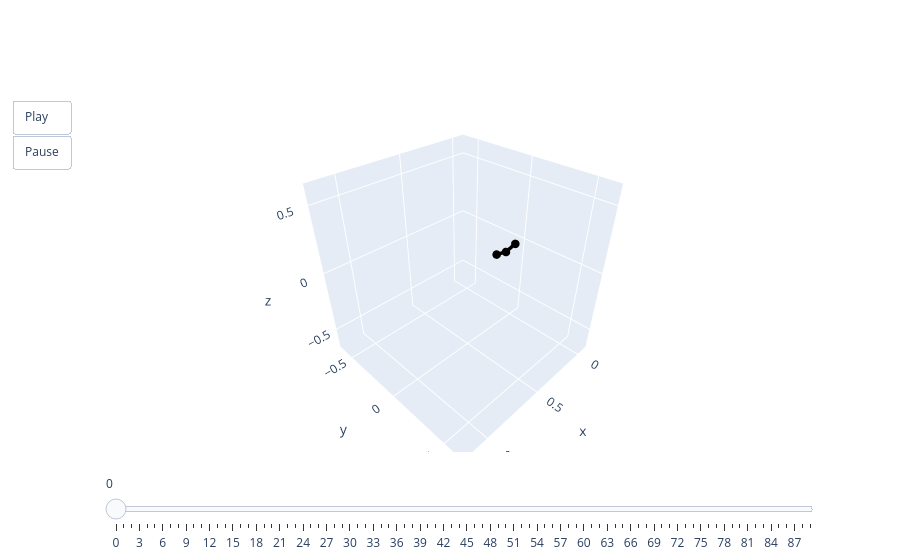

The cell this chart's notebook holds for it:
### Code cell
animate(pred[0])

### Figure 1 — Plotly figure (JSON) as saved in the notebook; plotly's stock layout.template omitted (floating-point values rounded to 4 significant figures)
{"data": [{"line": {"color": "black", "width": 7}, "marker": {"size": 5}, "mode": "lines+markers", "type": "scatter3d", "x": [0, 0.105, 0.21], "y": [0, 0, 0], "z": [0, -0.02475, 0]}], "layout": {"scene": {"aspectmode": "cube", "xaxis": {"autorange": false, "range": [-0.11, 1.21]}, "yaxis": {"autorange": false, "range": [-0.66, 0.66]}, "zaxis": {"autorange": false, "range": [-0.679, 0.641]}}, "sliders": [{"steps": [{"args": [["0"], {"frame": {"duration": 0, "redraw": true}, "mode": "immediate"}], "label": "0", "method": "animate"}, {"args": [["1"], {"frame": {"duration": 0, "redraw": true}, "mode": "immediate"}], "label": "1", "method": "animate"}, {"args": [["2"], {"frame": {"duration": 0, "redraw": true}, "mode": "immediate"}], "label": "2", "method": "animate"}, {"args": [["3"], {"frame": {"duration": 0, "redraw": true}, "mode": "immediate"}], "label": "3", "method": "animate"}, {"args": [["4"], {"frame": {"duration": 0, "redraw": true}, "mode": "immediate"}], "label": "4", "method": "animate"}, {"args": [["5"], {"frame": {"duration": 0, "redraw": true}, "mode": "immediate"}], "label": "5", "method": "animate"}, {"args": [["6"], {"frame": {"duration": 0, "redraw": true}, "mode": "immediate"}], "label": "6", "method": "animate"}, {"args": [["7"], {"frame": {"duration": 0, "redraw": true}, "mode": "immediate"}], "label": "7", "method": "animate"}, {"args": [["8"], {"frame": {"duration": 0, "redraw": true}, "mode": "immediate"}], "label": "8", "method": "animate"}, {"args": [["9"], {"frame": {"duration": 0, "redraw": true}, "mode": "immediate"}], "label": "9", "method": "animate"}, {"args": [["10"], {"frame": {"duration": 0, "redraw": true}, "mode": "immediate"}], "label": "10", "method": "animate"}, {"args": [["11"], {"frame": {"duration": 0, "redraw": true}, "mode": "immediate"}], "label": "11", "method": "animate"}, {"args": [["12"], {"frame": {"duration": 0, "redraw": true}, "mode": "immediate"}], "label": "12", "method": "animate"}, {"args": [["13"], {"frame": {"duration": 0, "redraw": true}, "mode": "immediate"}], "label": "13", "method": "animate"}, {"args": [["14"], {"frame": {"duration": 0, "redraw": true}, "mode": "immediate"}], "label": "14", "method": "animate"}, {"args": [["15"], {"frame": {"duration": 0, "redraw": true}, "mode": "immediate"}], "label": "15", "method": "animate"}, {"args": [["16"], {"frame": {"duration": 0, "redraw": true}, "mode": "immediate"}], "label": "16", "method": "animate"}, {"args": [["17"], {"frame": {"duration": 0, "redraw": true}, "mode": "immediate"}], "label": "17", "method": "animate"}, {"args": [["18"], {"frame": {"duration": 0, "redraw": true}, "mode": "immediate"}], "label": "18", "method": "animate"}, {"args": [["19"], {"frame": {"duration": 0, "redraw": true}, "mode": "immediate"}], "label": "19", "method": "animate"}, {"args": [["20"], {"frame": {"duration": 0, "redraw": true}, "mode": "immediate"}], "label": "20", "method": "animate"}, {"args": [["21"], {"frame": {"duration": 0, "redraw": true}, "mode": "immediate"}], "label": "21", "method": "animate"}, {"args": [["22"], {"frame": {"duration": 0, "redraw": true}, "mode": "immediate"}], "label": "22", "method": "animate"}, {"args": [["23"], {"frame": {"duration": 0, "redraw": true}, "mode": "immediate"}], "label": "23", "method": "animate"}, {"args": [["24"], {"frame": {"duration": 0, "redraw": true}, "mode": "immediate"}], "label": "24", "method": "animate"}, {"args": [["25"], {"frame": {"duration": 0, "redraw": true}, "mode": "immediate"}], "label": "25", "method": "animate"}, {"args": [["26"], {"frame": {"duration": 0, "redraw": true}, "mode": "immediate"}], "label": "26", "method": "animate"}, {"args": [["27"], {"frame": {"duration": 0, "redraw": true}, "mode": "immediate"}], "label": "27", "method": "animate"}, {"args": [["28"], {"frame": {"duration": 0, "redraw": true}, "mode": "immediate"}], "label": "28", "method": "animate"}, {"args": [["29"], {"frame": {"duration": 0, "redraw": true}, "mode": "immediate"}], "label": "29", "method": "animate"}, {"args": [["30"], {"frame": {"duration": 0, "redraw": true}, "mode": "immediate"}], "label": "30", "method": "animate"}, {"args": [["31"], {"frame": {"duration": 0, "redraw": true}, "mode": "immediate"}], "label": "31", "method": "animate"}, {"args": [["32"], {"frame": {"duration": 0, "redraw": true}, "mode": "immediate"}], "label": "32", "method": "animate"}, {"args": [["33"], {"frame": {"duration": 0, "redraw": true}, "mode": "immediate"}], "label": "33", "method": "animate"}, {"args": [["34"], {"frame": {"duration": 0, "redraw": true}, "mode": "immediate"}], "label": "34", "method": "animate"}, {"args": [["35"], {"frame": {"duration": 0, "redraw": true}, "mode": "immediate"}], "label": "35", "method": "animate"}, {"args": [["36"], {"frame": {"duration": 0, "redraw": true}, "mode": "immediate"}], "label": "36", "method": "animate"}, {"args": [["37"], {"frame": {"duration": 0, "redraw": true}, "mode": "immediate"}], "label": "37", "method": "animate"}, {"args": [["38"], {"frame": {"duration": 0, "redraw": true}, "mode": "immediate"}], "label": "38", "method": "animate"}, {"args": [["39"], {"frame": {"duration": 0, "redraw": true}, "mode": "immediate"}], "label": "39", "method": "animate"}, {"args": [["40"], {"frame": {"duration": 0, "redraw": true}, "mode": "immediate"}], "label": "40", "method": "animate"}, {"args": [["41"], {"frame": {"duration": 0, "redraw": true}, "mode": "immediate"}], "label": "41", "method": "animate"}, {"args": [["42"], {"frame": {"duration": 0, "redraw": true}, "mode": "immediate"}], "label": "42", "method": "animate"}, {"args": [["43"], {"frame": {"duration": 0, "redraw": true}, "mode": "immediate"}], "label": "43", "method": "animate"}, {"args": [["44"], {"frame": {"duration": 0, "redraw": true}, "mode": "immediate"}], "label": "44", "method": "animate"}, {"args": [["45"], {"frame": {"duration": 0, "redraw": true}, "mode": "immediate"}], "label": "45", "method": "animate"}, {"args": [["46"], {"frame": {"duration": 0, "redraw": true}, "mode": "immediate"}], "label": "46", "method": "animate"}, {"args": [["47"], {"frame": {"duration": 0, "redraw": true}, "mode": "immediate"}], "label": "47", "method": "animate"}, {"args": [["48"], {"frame": {"duration": 0, "redraw": true}, "mode": "immediate"}], "label": "48", "method": "animate"}, {"args": [["49"], {"frame": {"duration": 0, "redraw": true}, "mode": "immediate"}], "label": "49", "method": "animate"}, {"args": [["50"], {"frame": {"duration": 0, "redraw": true}, "mode": "immediate"}], "label": "50", "method": "animate"}, {"args": [["51"], {"frame": {"duration": 0, "redraw": true}, "mode": "immediate"}], "label": "51", "method": "animate"}, {"args": [["52"], {"frame": {"duration": 0, "redraw": true}, "mode": "immediate"}], "label": "52", "method": "animate"}, {"args": [["53"], {"frame": {"duration": 0, "redraw": true}, "mode": "immediate"}], "label": "53", "method": "animate"}, {"args": [["54"], {"frame": {"duration": 0, "redraw": true}, "mode": "immediate"}], "label": "54", "method": "animate"}, {"args": [["55"], {"frame": {"duration": 0, "redraw": true}, "mode": "immediate"}], "label": "55", "method": "animate"}, {"args": [["56"], {"frame": {"duration": 0, "redraw": true}, "mode": "immediate"}], "label": "56", "method": "animate"}, {"args": [["57"], {"frame": {"duration": 0, "redraw": true}, "mode": "immediate"}], "label": "57", "method": "animate"}, {"args": [["58"], {"frame": {"duration": 0, "redraw": true}, "mode": "immediate"}], "label": "58", "method": "animate"}, {"args": [["59"], {"frame": {"duration": 0, "redraw": true}, "mode": "immediate"}], "label": "59", "method": "animate"}, {"args": [["60"], {"frame": {"duration": 0, "redraw": true}, "mode": "immediate"}], "label": "60", "method": "animate"}, {"args": [["61"], {"frame": {"duration": 0, "redraw": true}, "mode": "immediate"}], "label": "61", "method": "animate"}, {"args": [["62"], {"frame": {"duration": 0, "redraw": true}, "mode": "immediate"}], "label": "62", "method": "animate"}, {"args": [["63"], {"frame": {"duration": 0, "redraw": true}, "mode": "immediate"}], "label": "63", "method": "animate"}, {"args": [["64"], {"frame": {"duration": 0, "redraw": true}, "mode": "immediate"}], "label": "64", "method": "animate"}, {"args": [["65"], {"frame": {"duration": 0, "redraw": true}, "mode": "immediate"}], "label": "65", "method": "animate"}, {"args": [["66"], {"frame": {"duration": 0, "redraw": true}, "mode": "immediate"}], "label": "66", "method": "animate"}, {"args": [["67"], {"frame": {"duration": 0, "redraw": true}, "mode": "immediate"}], "label": "67", "method": "animate"}, {"args": [["68"], {"frame": {"duration": 0, "redraw": true}, "mode": "immediate"}], "label": "68", "method": "animate"}, {"args": [["69"], {"frame": {"duration": 0, "redraw": true}, "mode": "immediate"}], "label": "69", "method": "animate"}, {"args": [["70"], {"frame": {"duration": 0, "redraw": true}, "mode": "immediate"}], "label": "70", "method": "animate"}, {"args": [["71"], {"frame": {"duration": 0, "redraw": true}, "mode": "immediate"}], "label": "71", "method": "animate"}, {"args": [["72"], {"frame": {"duration": 0, "redraw": true}, "mode": "immediate"}], "label": "72", "method": "animate"}, {"args": [["73"], {"frame": {"duration": 0, "redraw": true}, "mode": "immediate"}], "label": "73", "method": "animate"}, {"args": [["74"], {"frame": {"duration": 0, "redraw": true}, "mode": "immediate"}], "label": "74", "method": "animate"}, {"args": [["75"], {"frame": {"duration": 0, "redraw": true}, "mode": "immediate"}], "label": "75", "method": "animate"}, {"args": [["76"], {"frame": {"duration": 0, "redraw": true}, "mode": "immediate"}], "label": "76", "method": "animate"}, {"args": [["77"], {"frame": {"duration": 0, "redraw": true}, "mode": "immediate"}], "label": "77", "method": "animate"}, {"args": [["78"], {"frame": {"duration": 0, "redraw": true}, "mode": "immediate"}], "label": "78", "method": "animate"}, {"args": [["79"], {"frame": {"duration": 0, "redraw": true}, "mode": "immediate"}], "label": "79", "method": "animate"}, {"args": [["80"], {"frame": {"duration": 0, "redraw": true}, "mode": "immediate"}], "label": "80", "method": "animate"}, {"args": [["81"], {"frame": {"duration": 0, "redraw": true}, "mode": "immediate"}], "label": "81", "method": "animate"}, {"args": [["82"], {"frame": {"duration": 0, "redraw": true}, "mode": "immediate"}], "label": "82", "method": "animate"}, {"args": [["83"], {"frame": {"duration": 0, "redraw": true}, "mode": "immediate"}], "label": "83", "method": "animate"}, {"args": [["84"], {"frame": {"duration": 0, "redraw": true}, "mode": "immediate"}], "label": "84", "method": "animate"}, {"args": [["85"], {"frame": {"duration": 0, "redraw": true}, "mode": "immediate"}], "label": "85", "method": "animate"}, {"args": [["86"], {"frame": {"duration": 0, "redraw": true}, "mode": "immediate"}], "label": "86", "method": "animate"}, {"args": [["87"], {"frame": {"duration": 0, "redraw": true}, "mode": "immediate"}], "label": "87", "method": "animate"}, {"args": [["88"], {"frame": {"duration": 0, "redraw": true}, "mode": "immediate"}], "label": "88", "method": "animate"}, {"args": [["89"], {"frame": {"duration": 0, "redraw": true}, "mode": "immediate"}], "label": "89", "method": "animate"}]}], "updatemenus": [{"buttons": [{"args": [null, {"frame": {"duration": 50, "redraw": true}, "fromcurrent": true}], "label": "Play", "method": "animate"}, {"args": [[null], {"frame": {"duration": 0, "redraw": true}, "mode": "immediate"}], "label": "Pause", "method": "animate"}], "showactive": false, "type": "buttons"}]}}
